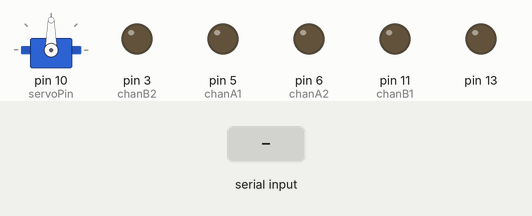
Bench run of a sketch on a simulated Arduino Uno, built with avr-gcc and run on an emulated ATmega328P. On the bench: servo, output pins drawn as LEDs (lit = HIGH). The inputs (shaded band) are chosen by the test bench. What the sketch prints to the serial monitor is not drawn.

Above: at 1.2 s.
1.3 s: "R" received over Serial
At 1.7 s:
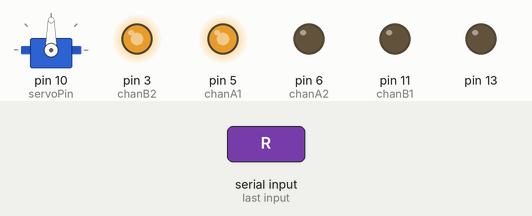
2.8 s: "L" received over Serial
At 4.0 s:
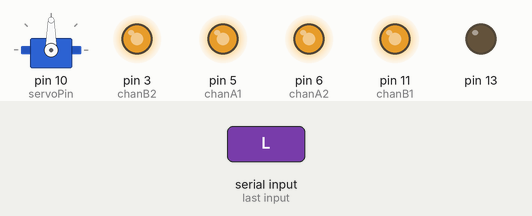
4.3 s: "F" received over Serial
At 5.2 s:
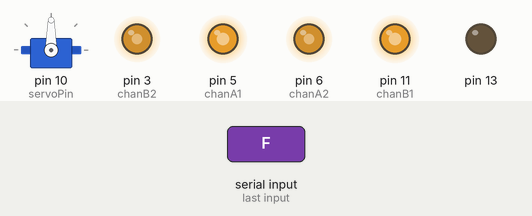
5.8 s: "B" received over Serial
At 6.3 s:
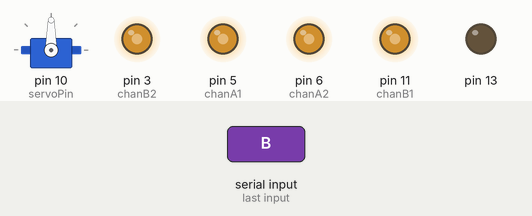
7.3 s: "O" received over Serial
At 8.5 s:
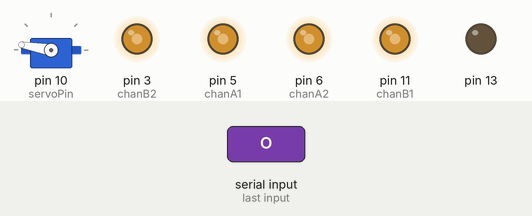
8.8 s: "C" received over Serial
At 9.8 s:
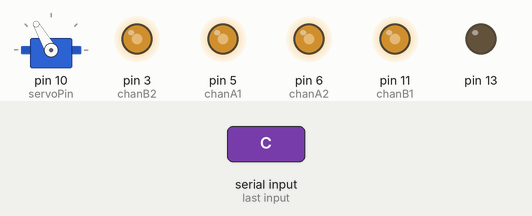
Timing chart, 0 to 11.3 s (numbered marks = the images above; inputs shaded):
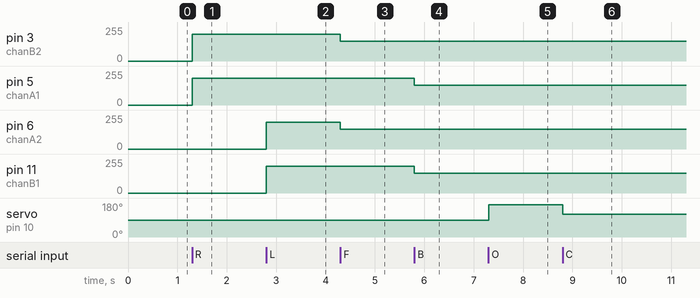

Measured:
- after the input at 1.3 s, pin 3 (chanB2), pin 5 (chanA1): 0/255 → 200/255 at once
- after the input at 2.8 s, pin 6 (chanA2), pin 11 (chanB1): 0/255 → 200/255 at once
- after the input at 4.3 s, pin 3 (chanB2), pin 6 (chanA2): 200/255 → 150/255 at once
- after the input at 5.8 s, pin 5 (chanA1), pin 11 (chanB1): 200/255 → 150/255 at once
- after the input at 7.3 s, servo on pin 10 (servoPin): 90° → 170° at once
- after the input at 8.8 s, servo on pin 10 (servoPin): 170° → 120° at once

The sketch:

JoystickRemoteSlave.ino
```cpp
#include <Servo.h>

#define chanA1 5
#define chanA2 6
#define chanB1 11
#define chanB2 3
#define servoPin 10

#define DEBUG false

Servo myServo;

int msg = 0;
int moving = 0;

void setup()
{
    myServo.attach(servoPin);
    pinMode(13, OUTPUT);
    Serial.begin(38400);
    // openServo();

//closeServo();
   //while(1);
}

void loop()
{
    if (Serial.available())
    {
        msg=(Serial.read());
    }

    if (msg == 'R')
    {
        moveRight();
        Serial.println("R");
    }

    else if (msg == 'L')
    {
        moveLeft();
        Serial.println("L");
    }

    else if (msg == 'F')
    {
        moveForward();
        Serial.println("F");
    }

    else if (msg == 'B')
    {
        moveBack();
        Serial.println("B");
    }

    else if (msg == 'O')
    {
        openServo();
        Serial.println("O");
    }

    else if (msg == 'C')
    {
        closeServo();
        Serial.println("C");
    }

    else
    {
        moveStop();
        Serial.println("S");
    }


}

void initMotors()
{
    pinMode(chanA1, OUTPUT);
    pinMode(chanA2, OUTPUT);
    pinMode(chanB1, OUTPUT);
    pinMode(chanB2, OUTPUT);
}

void moveRight()
{
    if(DEBUG)
    {
        Serial.println("Right");
    }

    analogWrite(chanA1, 200);
    analogWrite(chanB2, 200);
    moving = 1;
}

void moveLeft()
{
    if(DEBUG)
    {
        Serial.println("Left");
    }

    analogWrite(chanA2, 200);
    analogWrite(chanB1, 200);
    moving = 1;
}

void moveForward()
{
    if(DEBUG)
    {
        Serial.println("Forward");
    }

    analogWrite(chanA2, 150);
    analogWrite(chanB2, 150);
    moving = 1;
}

void moveBack()
{
    if(DEBUG)
    {
        Serial.println("Back");
    }

    analogWrite(chanA1, 150);
    analogWrite(chanB1, 150);
    moving = 2;
}

void moveStop()
{
    if(DEBUG)
    {
        Serial.println("Stop");
    }

    if(moving == 1)
    {
        analogWrite(chanA2, 100);
        analogWrite(chanB2, 100);
        delay(50);
        moving = 0;
    }

    if(moving == 2)
    {
        analogWrite(chanA1, 100);
        analogWrite(chanB1, 100);
        delay(50);
        moving = 0;
    }

    analogWrite(chanA1, 0);
    analogWrite(chanA2, 0);
    analogWrite(chanB1, 0);
    analogWrite(chanB2, 0);
}

void openServo()
{
    myServo.write(170);
    //delay(200);
}

void closeServo()
{
    myServo.write(120);
    //delay(200);
}
```
